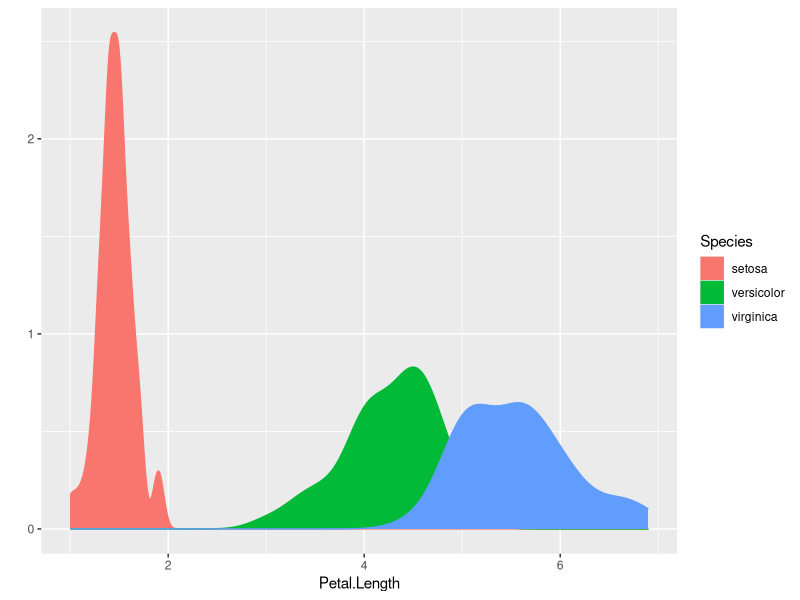

R code for this plot:
# CLUSTERING IRIS.R
#
#
# Version:
#
# Date:2022
# Author:
#
#TOC> ==========================================================================
#TOC>
#TOC>   Section  Title                                            Line
#TOC> --------------------------------------------------------------------------
#TOC>   1        Packages
#TOC>   2        Dataset exploration
#TOC>   3        Clustering
#TOC>   4        Multidimensional clustering
#TOC> ==========================================================================

# ====    1  Packages  =========================================================

if (!require(ggplot2, quietly = TRUE)) {
  install.packages("ggplot2")
  library(ggplot2)
}

# ====    2 Dataset exploration  ===============================================

iris_petal_data <- iris

# Let's explore the dataset
str(iris_petal_data)

summary(iris_petal_data$Petal.Length)

# Let's explore the distribution of petal length across the different species

qplot(
  Petal.Length,
  data = iris_petal_data,
  geom = 'density',
  color = Species,
  fill = Species
)

# ====    3 Clustering  ========================================================

# Can we exctract the different species into clusters using petal lenght?



# Let's see how the original species have been assigned into clusters



# Let's plot sepal lenght per cluster



# ====    4 Multidimensional clustering  =======================================

# Can we exctract the different species into clusters using 2 attributes?



# Let's plot sepal lenght and petal width per cluster

